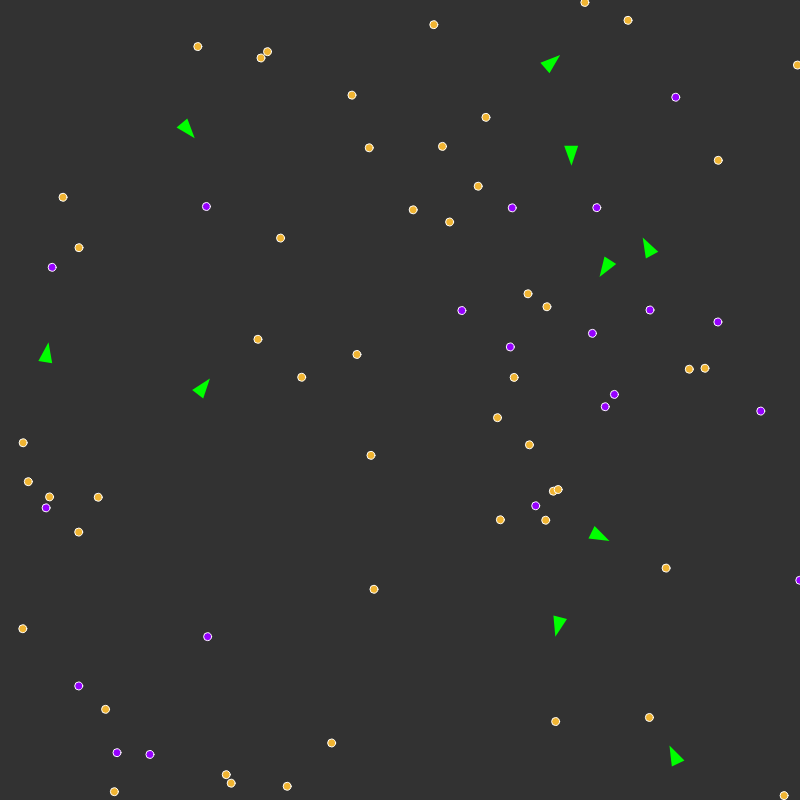
Frame 1 (no input)
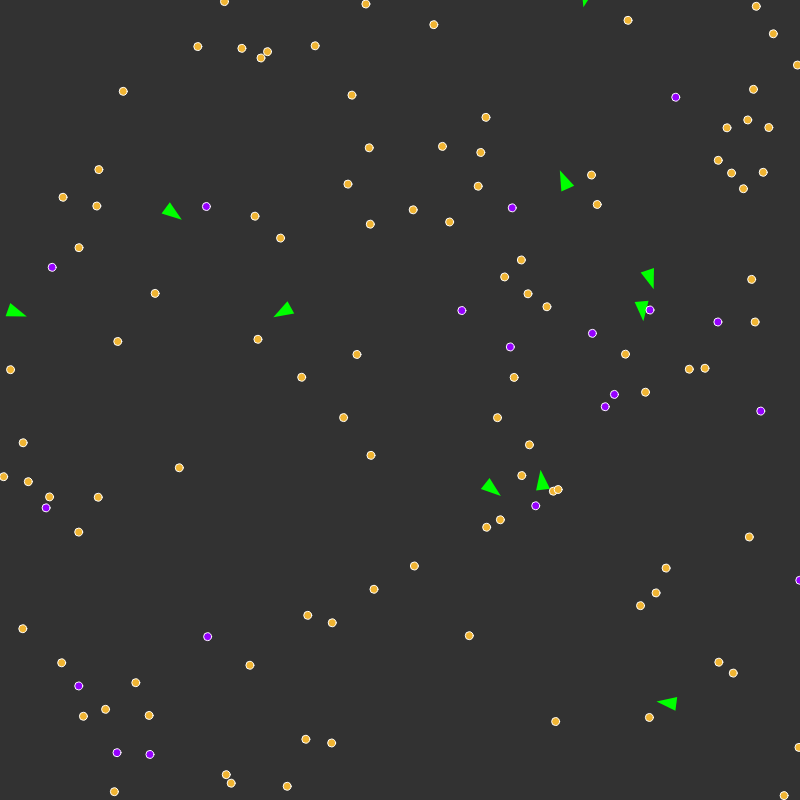
Frame 60 (no input)
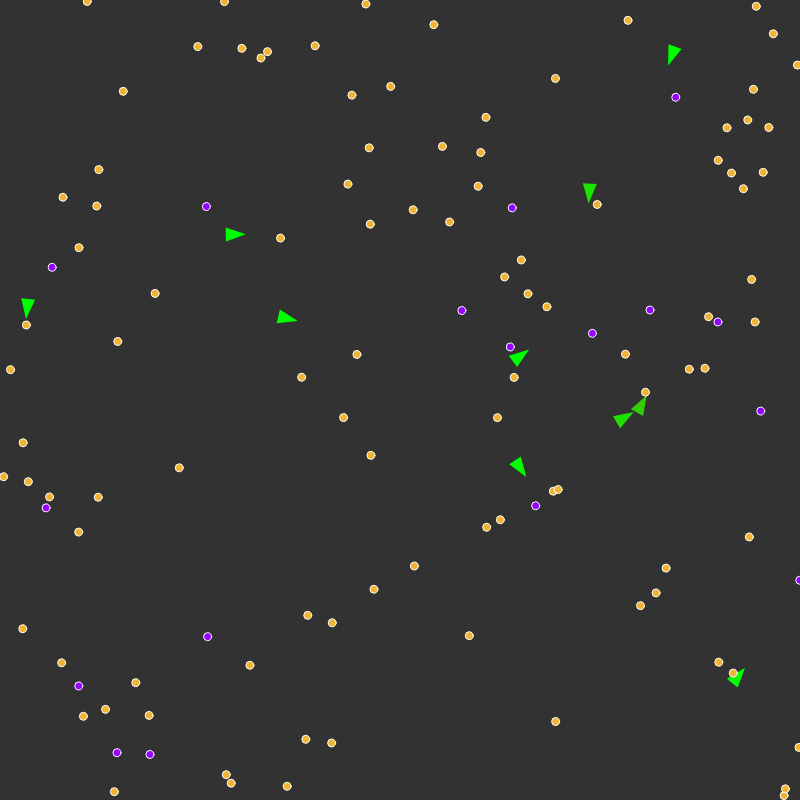
Frame 120 (the mouse pressed at the canvas centre since frame 60)

The p5.js sketch that drew these frames (run headless with seeded random() and noise() and a simulated clock; from frame 60 on, the mouse is pressed at the canvas centre):

// p5.js sketch
// ── sketch.js
var vehicles = [];
var food = [];
var poison = [];

function setup() {
    createCanvas(800, 800);
    for (let i = 0; i < 10; i++) {
        vehicles[i] = new Vehicle(random(width), random(height));
    }
    for (let i = 0; i < 50; i++) {
        let x = random(width);
        let y = random(height);
        food.push(createVector(x, y));
    }

    for (let i = 0; i < 20; i++) {
        let x = random(width);
        let y = random(height);
        poison.push(createVector(x, y));
    }

    window.vehicles = vehicles;
}

function draw() {
    background(50);
    for (let i = vehicles.length - 1; i >= 0; i--) {
        fill(255);
        vehicles[i].behaviors(food, poison);
        vehicles[i].update();
        vehicles[i].display();

        if (!vehicles[i].alive) vehicles.splice(i,1);
    }

    stroke(255);
    for (let i = 0; i < food.length; i++) {
        fill(240,180,50);
        ellipse(food[i].x, food[i].y, 8, 8);
    }

    for (let i = 0; i < poison.length; i++) {
        fill(150, 0, 255);
        ellipse(poison[i].x, poison[i].y, 8, 8);
    }

    while (food.length < 100) {
        let x = random(width);
        let y = random(height);
        food.push(createVector(x, y));
    }

}

// ── DNA.js
function DNA() {

    

    let good = {};
    let bad = {};

    good[baseMult] = [];

    this.multipliers = {
        good: {},
        bad: {}
    };

    this.behave = function(steer) {
        
    }
}

// ── Vehicle.js
function Vehicle(x, y,dna) {

    this.dna;

    this.health = 200;
    this.alive = true;

    this.lastAcc = createVector(0,0);
    this.acceleration = createVector(0,0);
    this.velocity = createVector(0, 0);
    this.position = createVector(x, y)

    this.maxSpeed = 8;
    this.maxForce = 0.2;

    this.update = function() {
        // Accelerate Vehicle
        this.velocity.add(this.acceleration); 
        
        // Limit Speed
        this.velocity.limit(this.maxSpeed);

        // Update Position
        this.position.add(this.velocity);
        
        // energy expenditure
        this.health -= 0.5 + pow(this.acceleration.mag(), 1.5); 
        
        // Reset acceleration;
        this.lastAcc = this.acceleration.copy();
        this.acceleration.mult(0);
        if (this.health <= 0) this.alive = false;
        constrain(this.health, 0, 100);
    }

    this.behaviors = function(good, bad) {
        let steerG = this.eat(good, 10);
        let steerB = this.eat(bad, -50);

        this.applyForce(steerG);
        this.applyForce(steerB);
    }

    // This actually functions as gravity as is.
    this.seek = function(target) {

        let desiredV = p5.Vector.sub(target, this.position);
        let distance = desiredV.mag();
        desiredV.setMag(this.maxSpeed);


        let steer = p5.Vector.sub(desiredV, this.velocity);
        steer.mult(1/distance);
        steer.limit(this.maxForce);
        return steer;
    }

    this.applyForce = function(f) {
        this.acceleration.add(f);
    }

    this.eat = function(list, effect) {
        let record = Infinity;
        let closest = -1;
        for (let i = 0; i < list.length; i++) {
            let d = this.position.dist(list[i]);
            if (d < record) {
                record = d;
                closest = i;
            }
        }

        // Something eaten
        if (record < 5) {
            list.splice(closest, 1);
            this.health += effect;
        } else if (closest > -1) {
            return this.seek(list[closest]);
        }

        return createVector(0,0);

    }

    this.display = function() {
        // health spectrum
        let gr = color(0, 255, 0);
        let rd = color(255, 0, 0);
        let col = lerpColor(rd, gr, this.health / 100.0);
        fill(col);
    
        push();
        noStroke();
        translate(this.position.x, this.position.y);
        let vehicleAngle = atan2(this.velocity.y, this.velocity.x);
        rotate(vehicleAngle);
        triangle(0, 0, -20, 7, -20, -7);
        //this.displayLines();
        pop();
    }

    this.displayLines = function() {

        stroke(0,0,255);
        strokeWeight(4);
        line(0,0, this.velocity.mag() * 50, 0);

        push();
        stroke(255,0,0);
        strokeWeight(5);
        let forceAngle = atan2(this.lastAcc.y, this.lastAcc.x);
        rotate(forceAngle);
        line(0, 0, this.lastAcc.mag() * 1000, 0);
        pop();
    }
}
